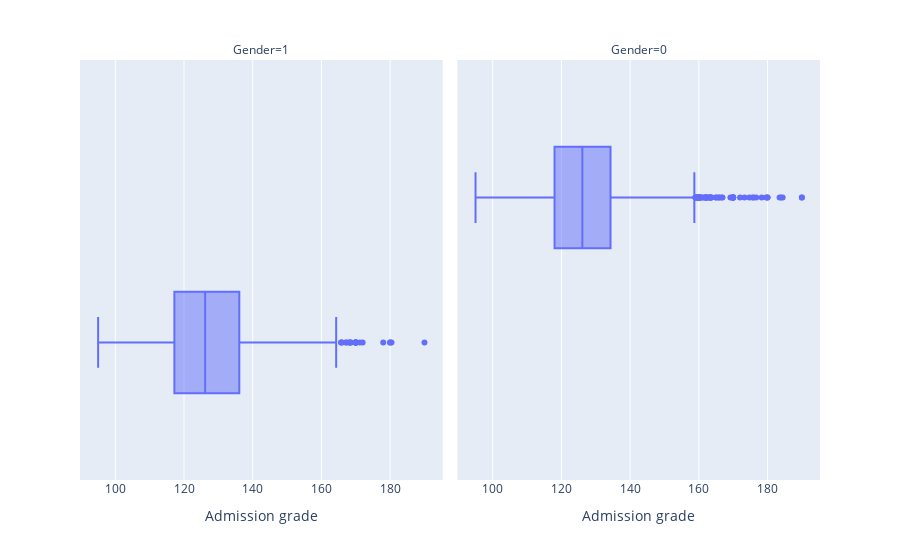

Source (notebook cell):
### Code cell
admission_grade_gender_boxplot = px.box(df, x = "Admission grade", facet_col = "Gender")
admission_grade_gender_boxplot.show()

### Figure 1 — Plotly figure (JSON) as saved in the notebook; plotly's stock layout.template omitted (floating-point values rounded to 4 significant figures; data arrays with more than 128 entries replaced by an {"elided": "..."} marker saying what was removed)
{"data": [{"alignmentgroup": "True", "hovertemplate": "Gender=1<br>Admission grade=%{x}<extra></extra>", "legendgroup": "", "marker": {"color": "#636efa"}, "name": "", "notched": false, "offsetgroup": "", "orientation": "h", "showlegend": false, "type": "box", "x": {"elided": "1556 float values"}, "x0": " ", "xaxis": "x", "y0": " ", "yaxis": "y"}, {"alignmentgroup": "True", "hovertemplate": "Gender=0<br>Admission grade=%{x}<extra></extra>", "legendgroup": "", "marker": {"color": "#636efa"}, "name": "", "notched": false, "offsetgroup": "", "orientation": "h", "showlegend": false, "type": "box", "x": {"elided": "2868 float values"}, "x0": " ", "xaxis": "x2", "y0": " ", "yaxis": "y2"}], "layout": {"annotations": [{"font": {}, "showarrow": false, "text": "Gender=1", "x": 0.245, "xanchor": "center", "xref": "paper", "y": 1, "yanchor": "bottom", "yref": "paper"}, {"font": {}, "showarrow": false, "text": "Gender=0", "x": 0.755, "xanchor": "center", "xref": "paper", "y": 1, "yanchor": "bottom", "yref": "paper"}], "boxmode": "group", "legend": {"tracegroupgap": 0}, "margin": {"t": 60}, "xaxis": {"anchor": "y", "domain": [0, 0.49], "title": {"text": "Admission grade"}}, "xaxis2": {"anchor": "y2", "domain": [0.51, 1], "matches": "x", "title": {"text": "Admission grade"}}, "yaxis": {"anchor": "x", "domain": [0, 1]}, "yaxis2": {"anchor": "x2", "domain": [0, 1], "matches": "y", "showticklabels": false}}}
